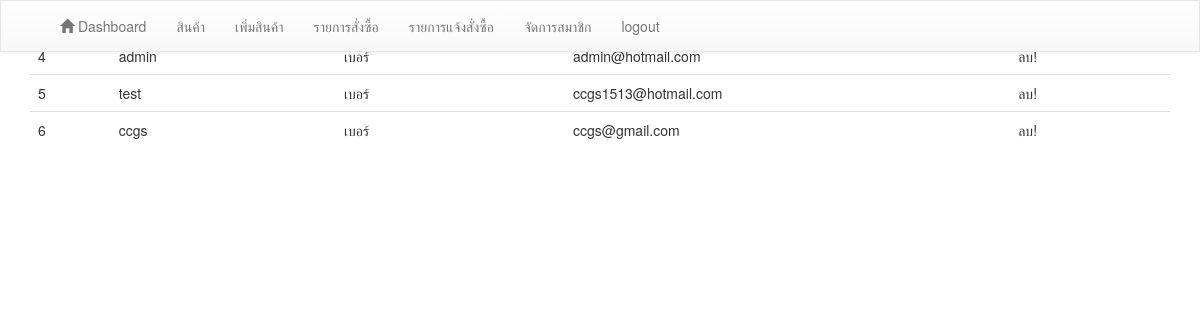
The app's page /backend/index.php?action=member, older data.
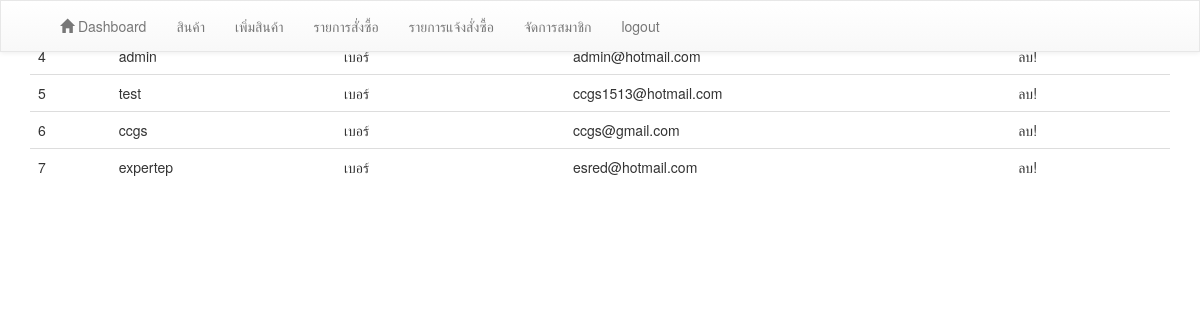
The same page, newer data.
### tables this page shows
CREATE TABLE `table_member` (
  `member_id` int(10) UNSIGNED NOT NULL,
  `username` varchar(50) NOT NULL,
  `password` varchar(50) NOT NULL,
  `email` varchar(50) NOT NULL,
  `firstname` varchar(30) DEFAULT NULL,
  `lastname` varchar(30) DEFAULT NULL,
  `date_register` varchar(50) NOT NULL,
  `status` int(10) NOT NULL,
  `picture` varchar(200) NOT NULL,
  `address` varchar(100) DEFAULT NULL
);

### backend/member/member.php (the view, shortened to what this page needs)
<div class="container">
<table class="table">
 <tr>
   <th>
   </th>
   <th>
   </th>
   <th>
   </th>
   <th>
   </th>
   <th>
   </th>
 </tr>
<?php
$sql_select_member = ' SELECT * FROM table_member ';
$query_member = $connect->query($sql_select_member);
while ($member = $query_member->fetch_assoc()){
 ?>
  <tr>
    <td>
      <?php echo $member['member_id']; ?>
    </td>
    <td>
        <?php echo $member['username']; ?>
    </td>
    <td>
      เบอร์
    </td>
    <td>
        <?php echo  $member['email']; ?>
    </td>
    <td>
      ลบ!
    </td>
  </tr>
  <?php
}
   ?>
</table>
</div>

Row changes from the older to the newer data that the page shows:
added table_member: member_id "7", username "expertep", email "esred@hotmail.com"
